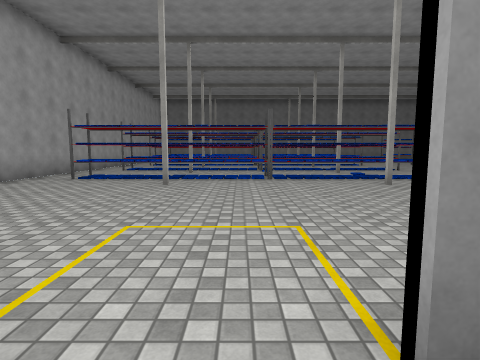
[1] (above)

24 first-person views from a walk through a scene from a Unity 3-D project. The camera is 1.4 m above the floor, tilts 6° down and sees 80° across. Doors are open. The floor is counted in squares, 2 m on a side. Each view is taken from the middle of a square. On the plan, view 1 faces up. The plan holds only what a view shows up to about 10 squares ahead; the rest is blank. The player character is not drawn. Surface patterns are stand-ins for the level's own textures.

[2]
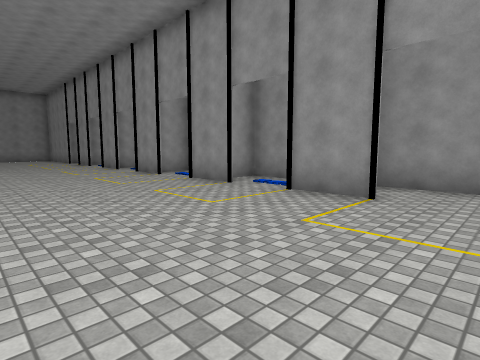

[3]
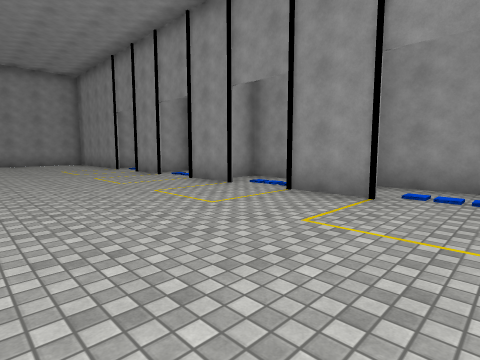

[4]
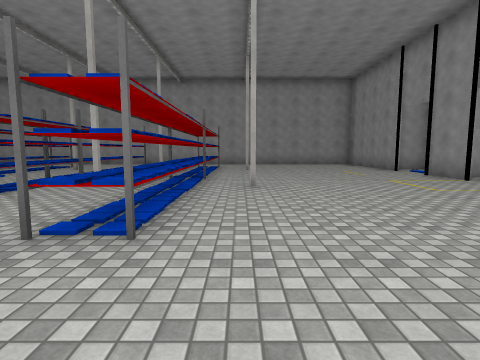

[5]
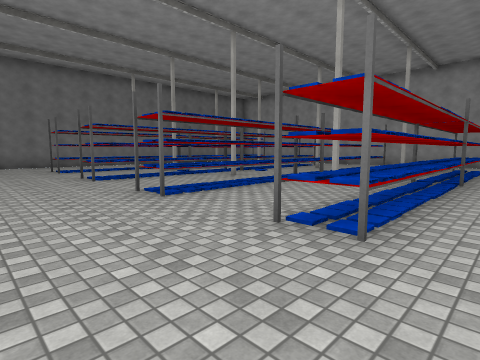

[6]
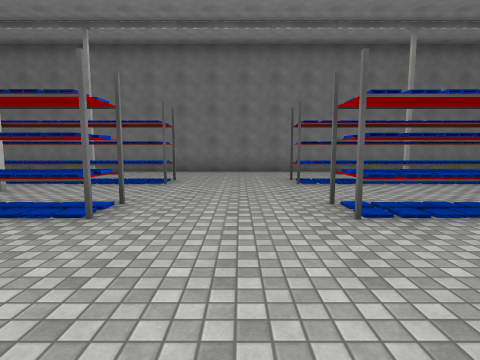

[7]
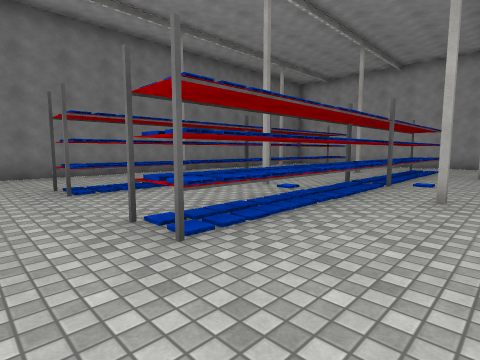

[8]
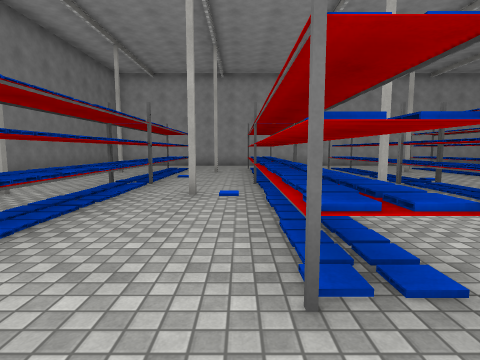

[9]
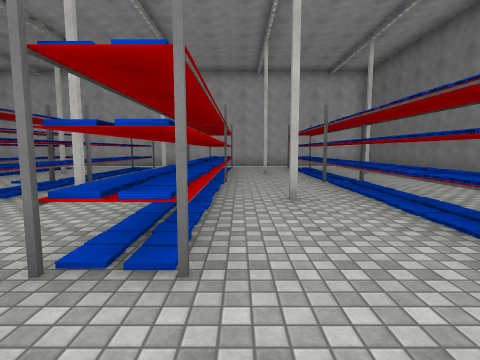

[10]
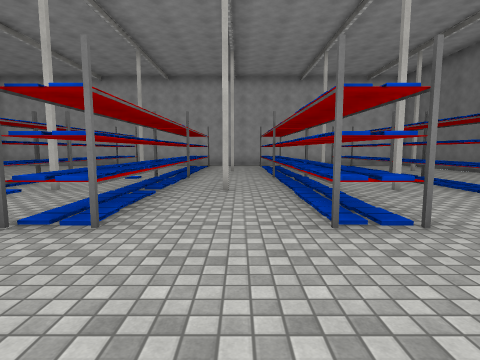

[11]
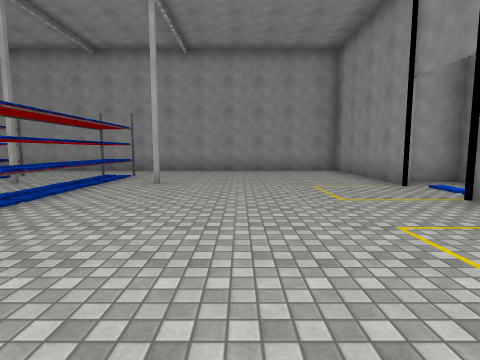

[12]
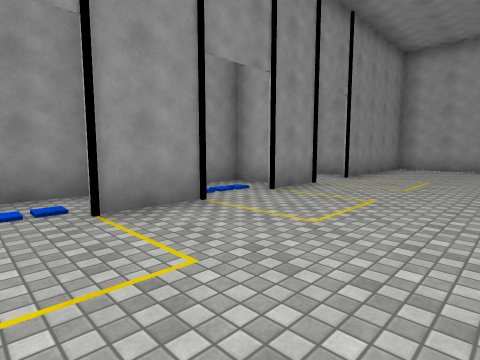

[13]
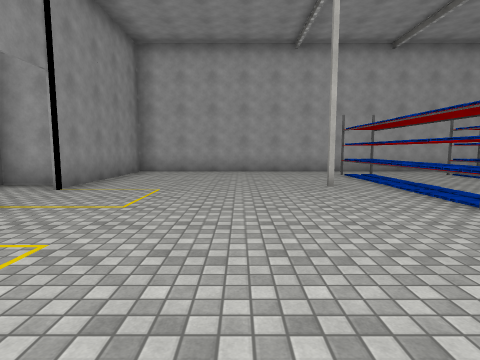

[14]
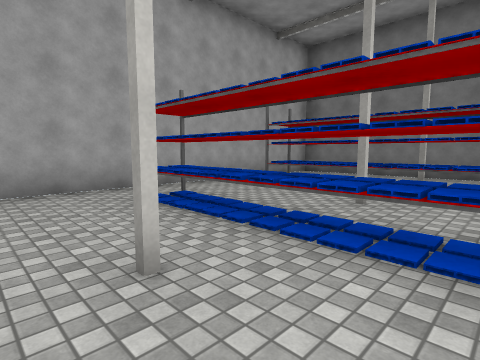

[15]
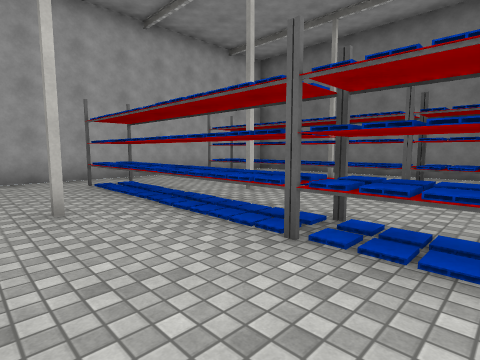

[16]
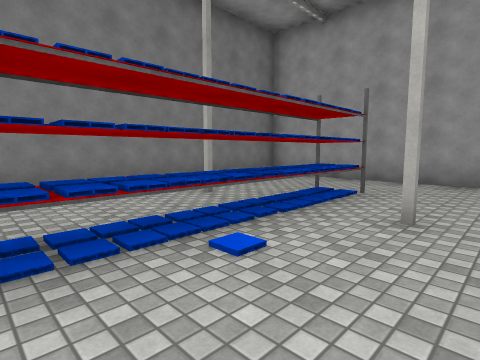

[17]
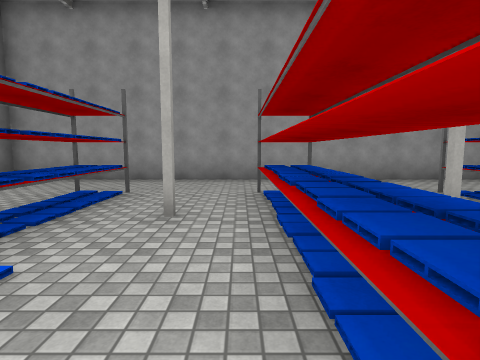

[18]
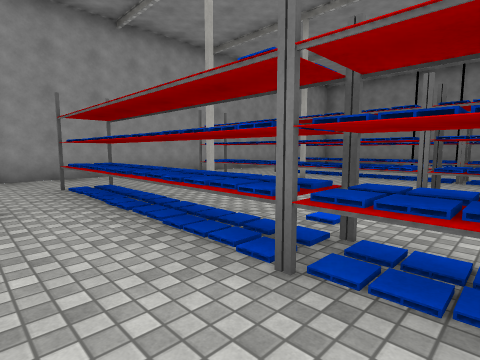

[19]
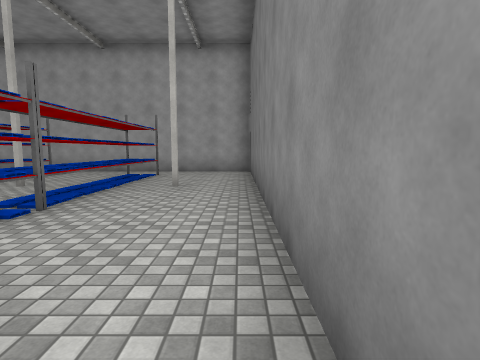

[20]
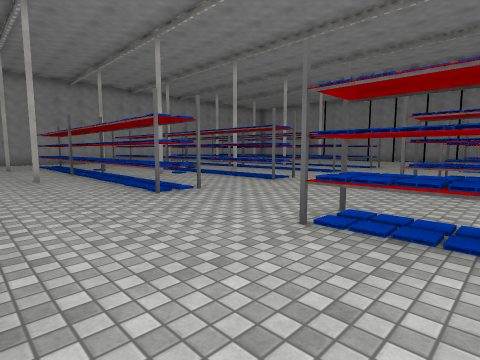

[21]
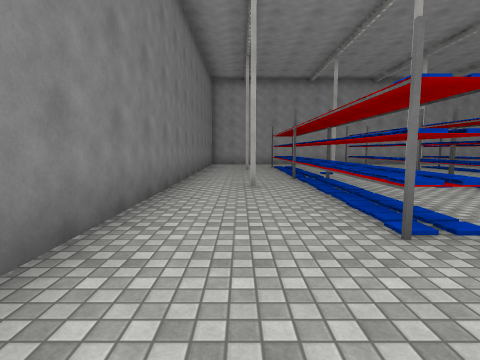

[22]
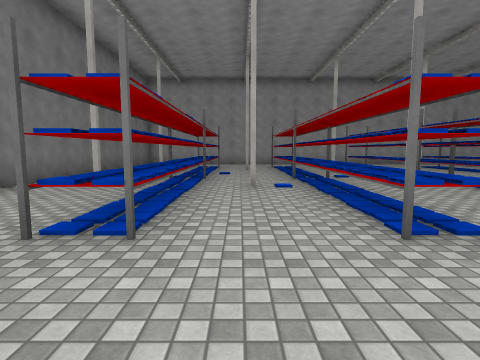

[23]
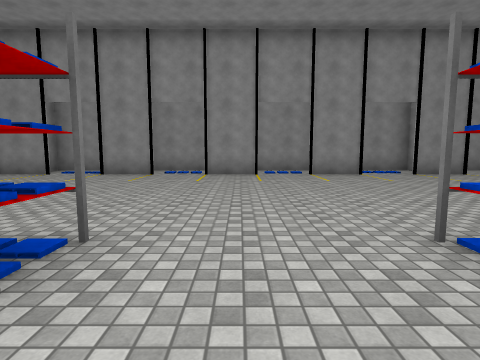

[24]
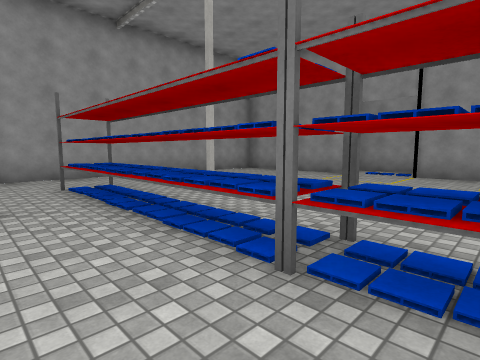

### Floor plan
Ten units are one square. View 1 is at (0, 0); x grows to the right and y downward. Boxes are objects, and circles mark ways between rooms. Rooms are numbered by the first view taken in them; rooms with no view inside come last. Other rooms are left out.
<svg viewBox="-57 -198 259 212">
<path fill="none" stroke="#000" d="M-17 -5 -17 8 10 8M64 -8 80 -8M95 -8 110 -8M34 -8 50 -8M125 -8 140 -8M4 -8 20 -8M156 -8 197 -8 197 -193 -52 -193 -52 -8 -10 -8M13 -1 13 9M10 8 40 8M42 9 42 -1M40 8 70 8M72 8 72 -4"/>
<rect x="-5" y="-165" width="10" height="10" fill="#bbb"><title>other object</title></rect>
<rect x="5" y="-75" width="10" height="10" fill="#bbb"><title>other object</title></rect>
<rect x="5" y="-135" width="10" height="10" fill="#bbb"><title>other object</title></rect>
<rect x="5" y="-165" width="10" height="10" fill="#bbb"><title>other object</title></rect>
<rect x="15" y="-75" width="10" height="10" fill="#bbb"><title>other object</title></rect>
<rect x="15" y="-135" width="10" height="10" fill="#bbb"><title>other object</title></rect>
<rect x="15" y="-165" width="10" height="10" fill="#bbb"><title>other object</title></rect>
<rect x="45" y="-135" width="10" height="10" fill="#bbb"><title>other object</title></rect>
<rect x="45" y="-165" width="10" height="10" fill="#bbb"><title>other object</title></rect>
<rect x="85" y="-105" width="10" height="10" fill="#bbb"><title>other object</title></rect>
<rect x="85" y="-135" width="10" height="10" fill="#bbb"><title>other object</title></rect>
<rect x="85" y="-165" width="10" height="10" fill="#bbb"><title>other object</title></rect>
<rect x="95" y="-105" width="10" height="10" fill="#bbb"><title>other object</title></rect>
<rect x="95" y="-135" width="10" height="10" fill="#bbb"><title>other object</title></rect>
<rect x="95" y="-165" width="10" height="10" fill="#bbb"><title>other object</title></rect>
<rect x="105" y="-75" width="10" height="10" fill="#bbb"><title>other object</title></rect>
<rect x="105" y="-105" width="10" height="10" fill="#bbb"><title>other object</title></rect>
<rect x="105" y="-135" width="10" height="10" fill="#bbb"><title>other object</title></rect>
<rect x="105" y="-165" width="10" height="10" fill="#bbb"><title>other object</title></rect>
<rect x="115" y="-105" width="10" height="10" fill="#bbb"><title>other object</title></rect>
<rect x="115" y="-135" width="10" height="10" fill="#bbb"><title>other object</title></rect>
<rect x="125" y="-75" width="10" height="10" fill="#bbb"><title>other object</title></rect>
<rect x="125" y="-105" width="10" height="10" fill="#bbb"><title>other object</title></rect>
<rect x="125" y="-135" width="10" height="10" fill="#bbb"><title>other object</title></rect>
<rect x="135" y="-105" width="10" height="10" fill="#bbb"><title>other object</title></rect>
<rect x="145" y="-75" width="10" height="10" fill="#bbb"><title>other object</title></rect>
<rect x="155" y="-105" width="10" height="10" fill="#bbb"><title>other object</title></rect>
<rect x="165" y="-75" width="10" height="10" fill="#bbb"><title>other object</title></rect>
<rect x="165" y="-105" width="10" height="10" fill="#bbb"><title>other object</title></rect>
<rect x="165" y="-135" width="10" height="10" fill="#bbb"><title>other object</title></rect>
<circle cx="-5" cy="-10" r="3" fill="#2a7"/>
<circle cx="25" cy="-10" r="3" fill="#2a7"/>
<circle cx="55" cy="-10" r="3" fill="#2a7"/>
<text x="-10" y="0">1</text>
<text x="70" y="-100">2</text>
<text x="20" y="0">3</text>
<text x="50" y="0">4</text>
</svg>
Room 1 opens to room 2. Room 2 opens to room 3. Room 2 opens to room 4.

Where each view was taken, in squares from view 1:
view 1: 0 up, 0 right, facing up
view 2: 5 up, 1 left, facing down-right
view 3: 5 up, 5 right, facing down-right
view 4: 6 up, 6 right, facing right
view 5: 6 up, 6 right, facing up-right
view 6: 10 up, 7 right, facing up
view 7: 11 up, 7 right, facing up-right
view 8: 14 up, 7 right, facing right
view 9: 14 up, 7 right, facing left
view 10: 12 up, 8 right, facing left
view 11: 4 up, 10 right, facing right
view 12: 4 up, 6 right, facing down-left
view 13: 4 up, 4 right, facing left
view 14: 11 up, 0 right, facing up-left
view 15: 11 up, 2 right, facing up-left
view 16: 14 up, 13 right, facing up-right
view 17: 14 up, 13 right, facing right
view 18: 15 up, 12 right, facing down-right
view 19: 19 up, 4 right, facing left
view 20: 19 up, 4 right, facing down-right
view 21: 18 up, 6 right, facing right
view 22: 15 up, 6 right, facing right
view 23: 9 up, 7 right, facing down
view 24: 9 up, 12 right, facing down-right
